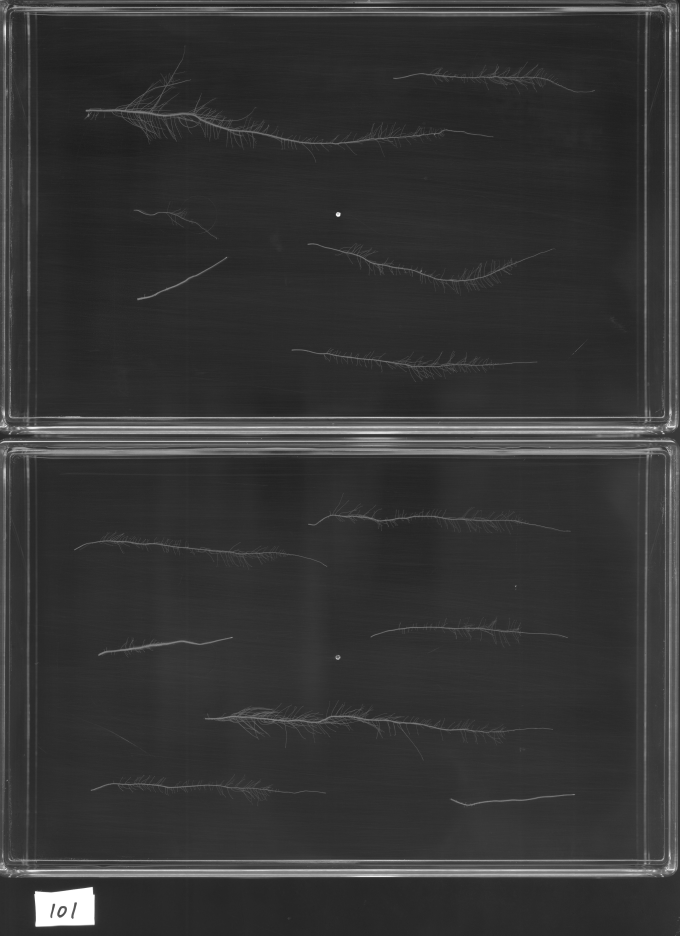
#> input picture images/no2_0_101_001.jpg, 3400 x 4679 px (shown at 1/5 size)
$ python -i frame_delimitation.py   (imports and definitions only)
#> lines starting #> are read from the running program, lines starting #| are printed output that depends on the picture; after the words box and inside, x2 and y2 are one past the last pixel; in counts of white or black regions, pixels touching at a corner belong together
#> further down, picture is the input picture: shape (4679, 3400, 3); min 23, max 255, mean 52.6
### root_counter/utils.py
import numpy as np
import cv2
from skimage.morphology import skeletonize, thin
from skimage.filters import meijering

def angle_between(p1, p2):

    ang = np.arctan((p2[1] - p1[1])/(p2[0] - p1[0]))

    return abs(np.rad2deg(ang))


# [106 lines left out: functions get_contours, image_counturs, fill_contours, image_preprocessing, not called in this run]

### root_counter/frame_delimitation.py
import cv2
from .utils import angle_between
import copy
import numpy as np

def get_parallel_and_perpendicular_lines(image,rho = 1,theta = np.pi / 180,applythreshold = True, threshold = 15,min_line_length = 800,max_line_gap = 150):
    """_summary_

    Args:
        image (_type_): _description_
        rho (int, optional): distance resolution in pixels of the Hough grid. Defaults to 1.
        theta (_type_, optional): angular resolution in radians of the Hough grid. Defaults to np.pi/180.
        threshold (int, optional): minimum number of votes (intersections in Hough grid cell). Defaults to 15.
        min_line_length (int, optional):  minimum number of pixels making up a line. Defaults to 800.
        max_line_gap (int, optional): maximum gap in pixels between connectable line segments. Defaults to 100.

    Returns:
        _type_: _description_
    """
#> called with rho = 1, theta = 0.0175, applythreshold = True, threshold = 15, min_line_length = 800, max_line_gap = 150
    img = image.copy()
    imgray = cv2.cvtColor(img, cv2.COLOR_BGR2GRAY)

    if applythreshold:
        _, thresh = cv2.threshold(imgray, 80, 255, 0)
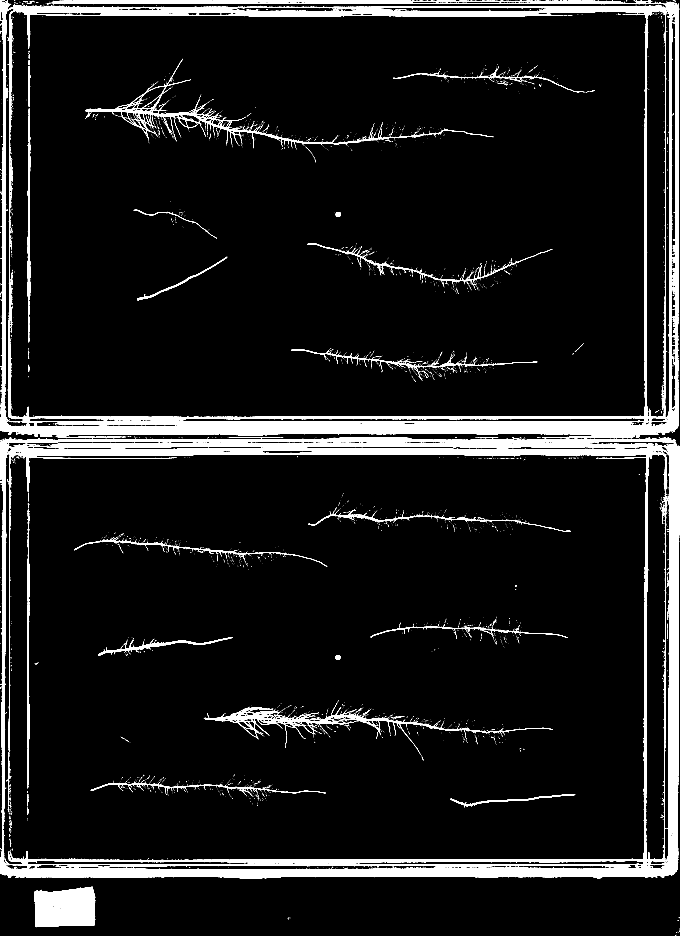
#> thresh: shape (4679, 3400) (shown at 1/5 size); 7.8% white; 6450 white regions (6145 under 20 px), largest, box (x1, y1, x2, y2) and area: (0, 2186, 3399, 4388) 557591, (0, 0, 3396, 2191) 467750, (171, 4434, 476, 4636) 53472
    else:
        thresh = imgray

    lines  = cv2.HoughLinesP(thresh, rho, theta, threshold, np.array([]),min_line_length, max_line_gap)
#> lines = 627 rows, first 6: [175, 2176, 3392, 2120], [0, 2089, 3393, 2089], [3381, 4356, 3381, 16], [3354, 4371, 3354, 14], [3347, 4373, 3347, 16], [3225, 2286, 3225, 351]
    canvasinero = np.zeros(image.shape)

    possiblepoints = []
    for line in lines:
        for x1,y1,x2,y2 in line:

            ang = angle_between((x2,y2),(x1,y1))
            if ang >= 0 and ang < 1 or ang > 170 and ang < 190:

                possiblepoints.append([(x1,y1),(x2,y2)])
                imgwithlines = cv2.putText(canvasinero, '{:.2f}'.format(ang), (x1,y1),cv2.FONT_HERSHEY_SIMPLEX,2,(0,255,0))
                cv2.line(canvasinero,(x1,y1),(x2,y2),(255,0,0),5)
            elif ang > 89 and ang < 91 or ang > 260 and ang < 290:

                cv2.line(canvasinero,(x1,y1),(x2,y2),(255,0,0),5)
                possiblepoints.append([(x1,y1),(x2,y2)])
                imgwithlines = cv2.putText(canvasinero, '{:.2f}'.format(ang), (x1,y1),cv2.FONT_HERSHEY_SIMPLEX,2,(0,255,0))
#> this loop made 627 passes
#> line on passes 1 to 3: [[175, 2176, 3392, 2120]], [[0, 2089, 3393, 2089]], [[3381, 4356, 3381, 16]]
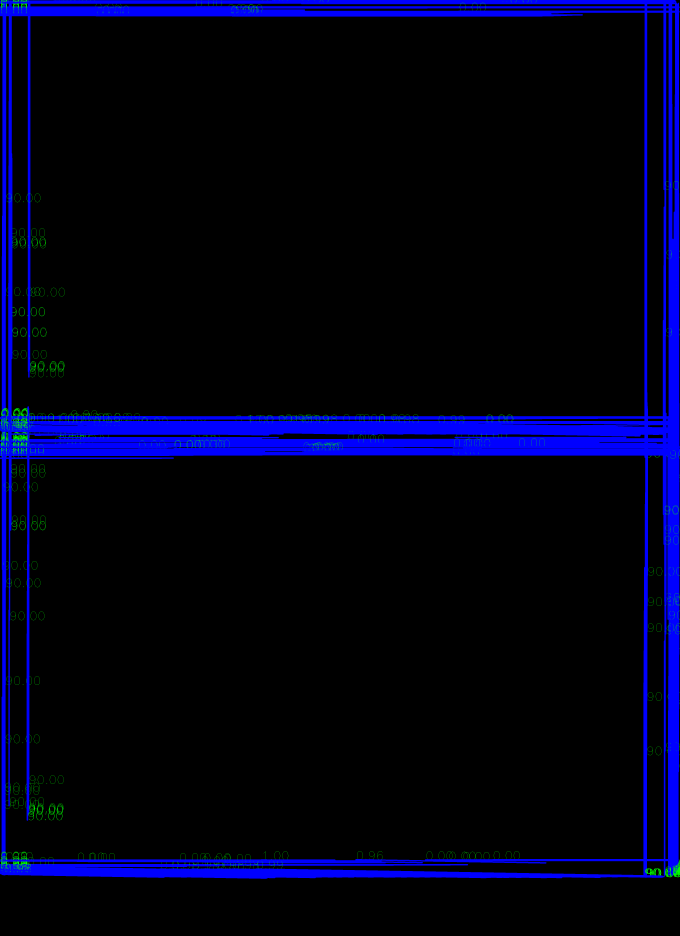
#> canvasinero: shape (4679, 3400, 3) float64 (shown at 1/5 size); mean of channels 0, 1, 2 23.7, 0.9, 0; drawn as B, G, R
#> after the loop, possiblepoints = 398 items

    return imgwithlines, possiblepoints


# [29 lines left out: function canvas_lines, not called in this run]

class Frame(object):


    # [27 lines left out: functions frame_default, frame_coords, find_line_candidates, not called in this run]

    def __init__(self, image) -> None:

        self.image = copy.deepcopy(image)

>>> import cv2
>>> picture = cv2.imread('../images/no2_0_101_001.jpg')
>>> result = get_parallel_and_perpendicular_lines(picture)

$ run again, on images/no2_0_103_002.jpg
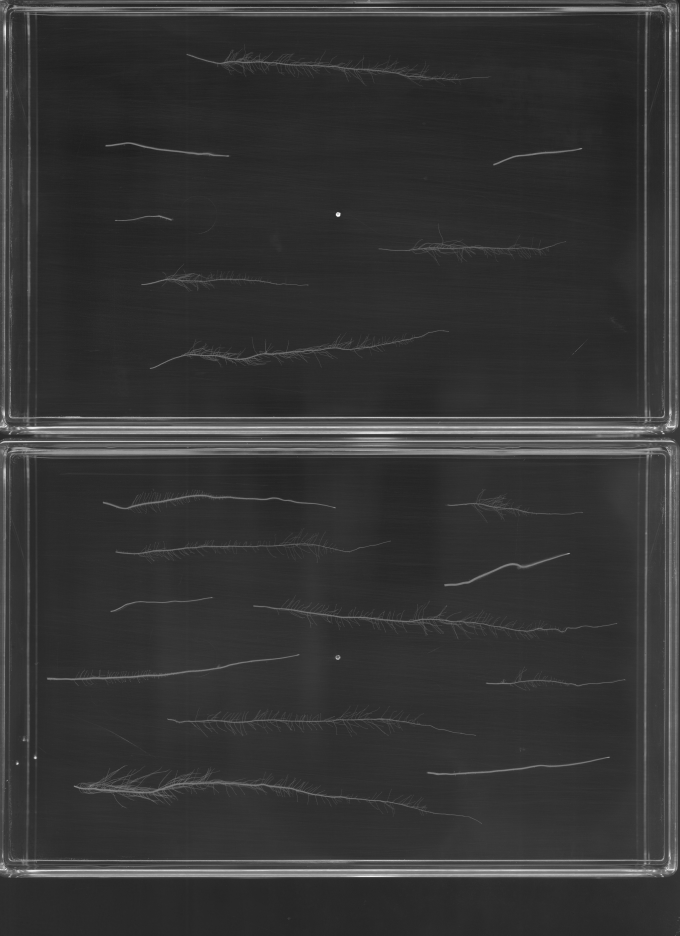
#> input picture images/no2_0_103_002.jpg, 3400 x 4679 px (shown at 1/5 size)
#> picture is the input picture: shape (4679, 3400, 3); min 20, max 255, mean 52.5
#> in get_parallel_and_perpendicular_lines, `_, thresh = cv2.threshold(imgray, 80, 255, 0)`:
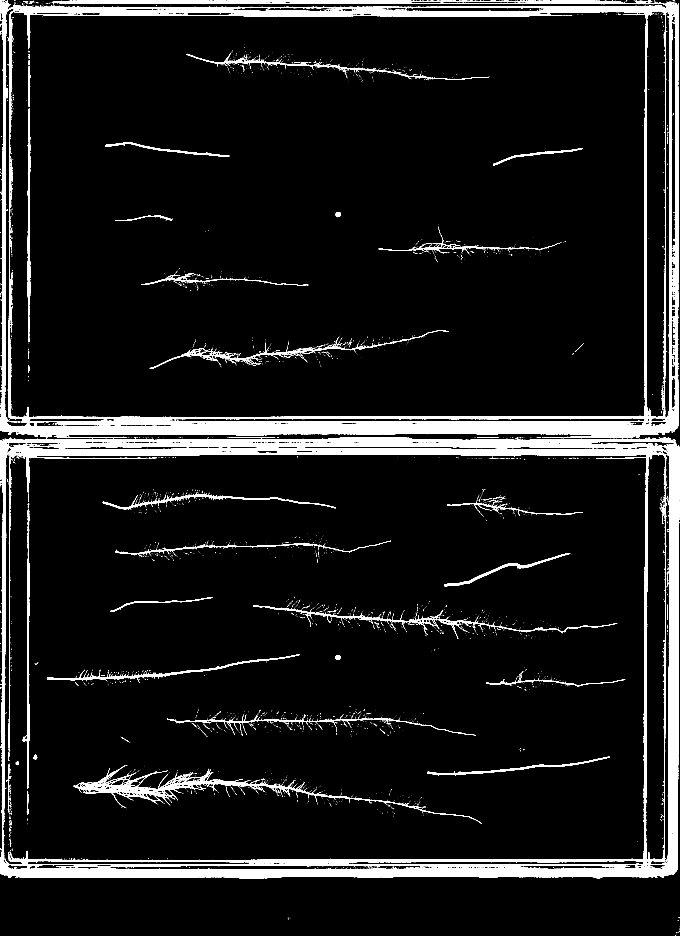
#> thresh: shape (4679, 3400) (shown at 1/5 size); 7.7% white; 6436 white regions (6104 under 20 px), largest, box (x1, y1, x2, y2) and area: (0, 2186, 3399, 4389) 557509, (0, 0, 3395, 2191) 469769, (369, 3828, 2409, 4119) 30380
#> lines = 588 rows, first 6: [0, 4301, 3389, 4301], [0, 2134, 3388, 2134], [3352, 4373, 3352, 14], [3378, 4359, 3378, 16], [3379, 4358, 3379, 19], [12, 2155, 3372, 2155]
#> the loop in get_parallel_and_perpendicular_lines, `for line in lines:` made 588 passes
#> line on passes 1 to 3: [[0, 4301, 3389, 4301]], [[0, 2134, 3388, 2134]], [[3352, 4373, 3352, 14]]
#> after the loop in get_parallel_and_perpendicular_lines, `for line in lines:`:
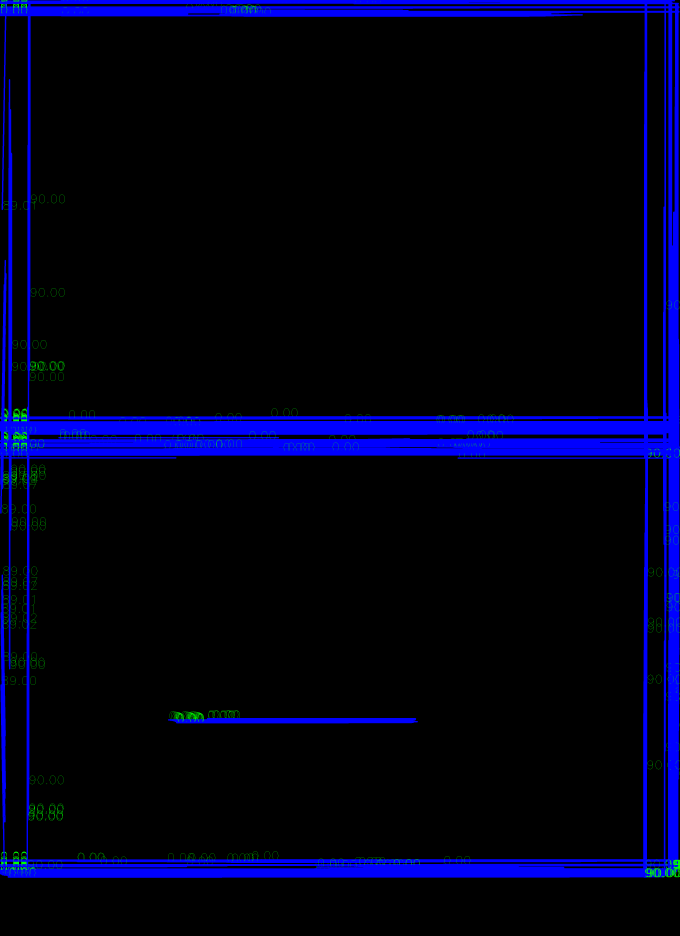
#> canvasinero: shape (4679, 3400, 3) float64 (shown at 1/5 size); mean of channels 0, 1, 2 24.5, 0.9, 0; drawn as B, G, R
#> after the loop in get_parallel_and_perpendicular_lines, `for line in lines:`: possiblepoints = 436 items

$ run again, on images/no2_0_105_003.jpg
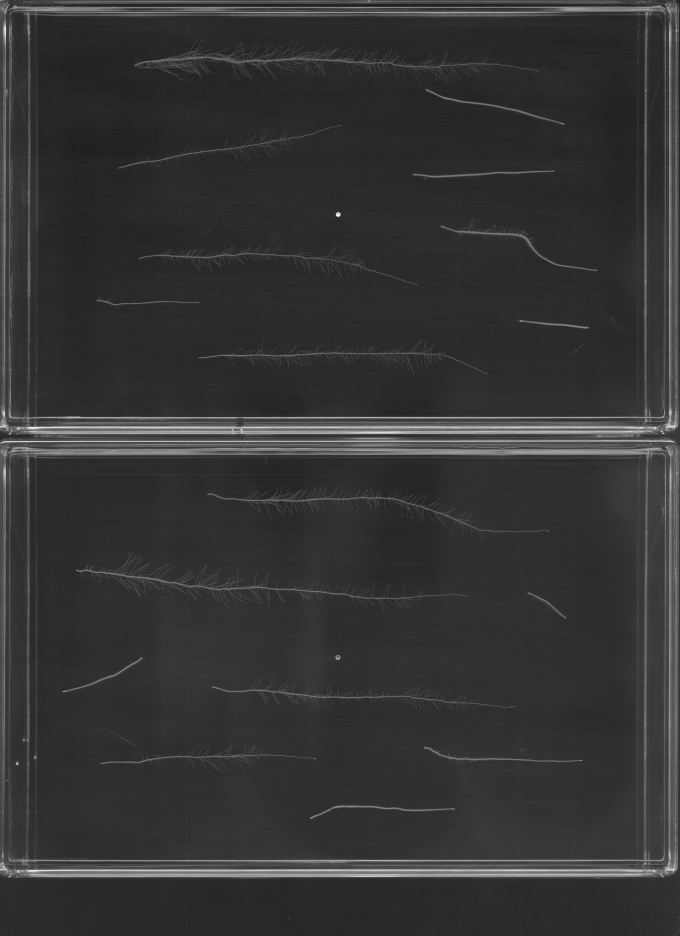
#> input picture images/no2_0_105_003.jpg, 3400 x 4679 px (shown at 1/5 size)
#> picture is the input picture: shape (4679, 3400, 3); min 21, max 255, mean 52
#> in get_parallel_and_perpendicular_lines, `_, thresh = cv2.threshold(imgray, 80, 255, 0)`:
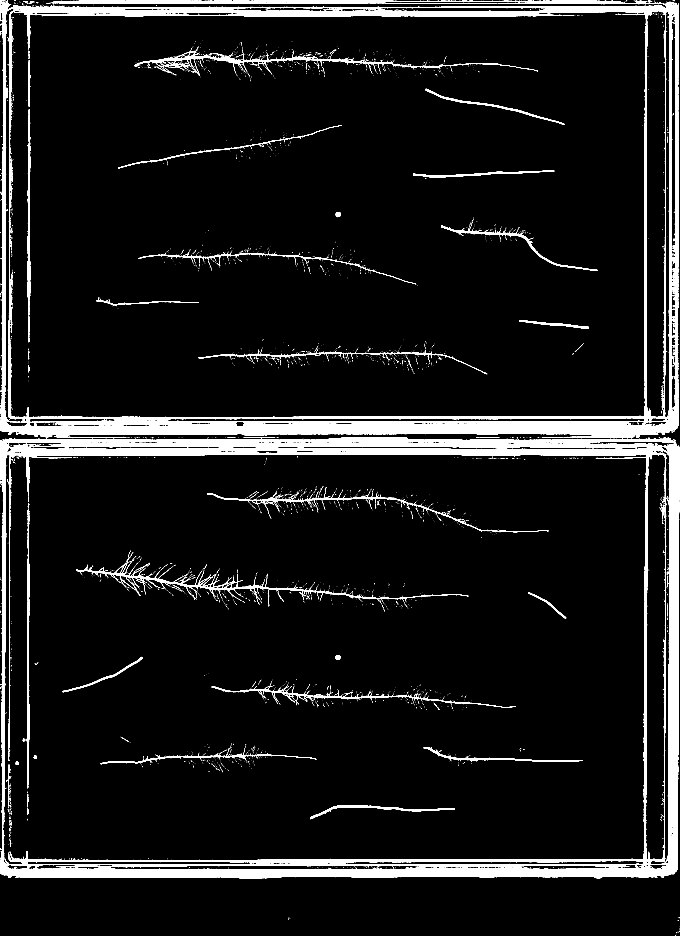
#> thresh: shape (4679, 3400) (shown at 1/5 size); 7.5% white; 6445 white regions (6091 under 20 px), largest, box (x1, y1, x2, y2) and area: (0, 2187, 3398, 4389) 552472, (0, 0, 3395, 2191) 438113, (256, 0, 3313, 21) 23624
#> lines = 524 rows, first 6: [0, 2260, 3397, 2260], [18, 4374, 3350, 4374], [3378, 4359, 3378, 18], [3354, 4371, 3354, 14], [142, 4064, 142, 2045], [20, 4031, 20, 0]
#> the loop in get_parallel_and_perpendicular_lines, `for line in lines:` made 524 passes
#> line on passes 1 to 3: [[0, 2260, 3397, 2260]], [[18, 4374, 3350, 4374]], [[3378, 4359, 3378, 18]]
#> after the loop in get_parallel_and_perpendicular_lines, `for line in lines:`:
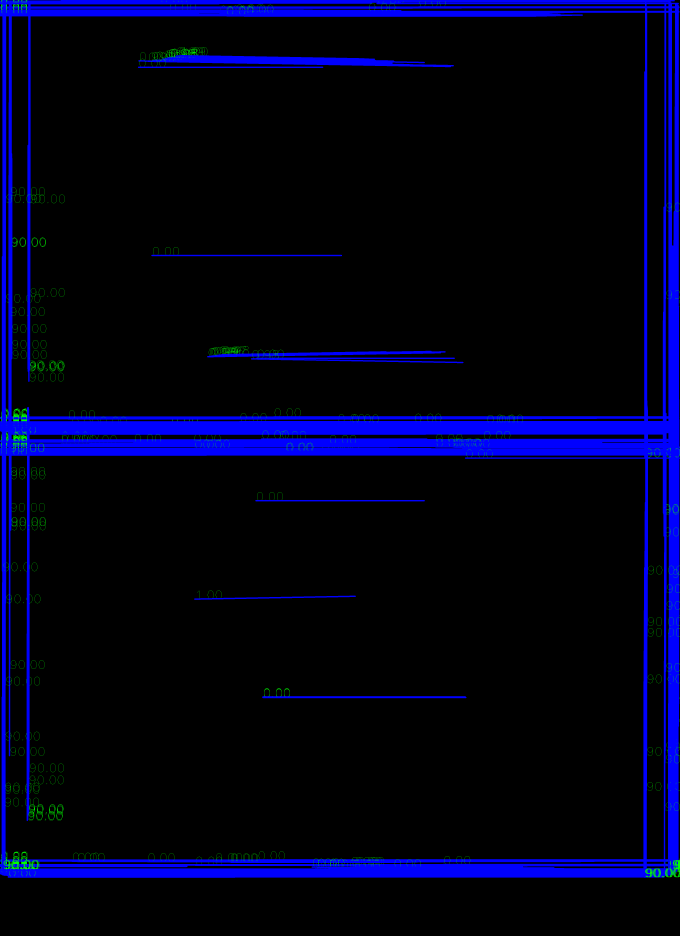
#> canvasinero: shape (4679, 3400, 3) float64 (shown at 1/5 size); mean of channels 0, 1, 2 26.2, 0.9, 0; drawn as B, G, R
#> after the loop in get_parallel_and_perpendicular_lines, `for line in lines:`: possiblepoints = 442 items
